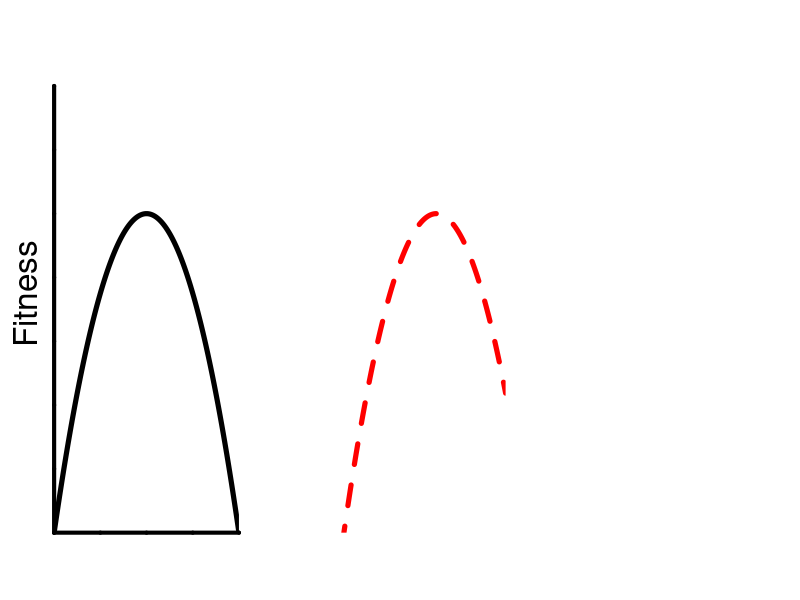
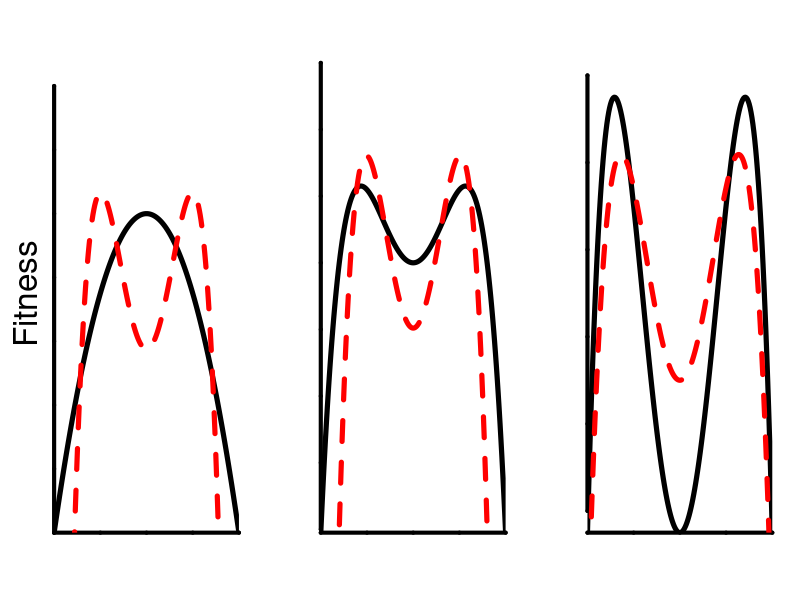

Write R code to recreate these figures, in order.
# Description  ------------------------------------------------------------
#### ### ### ## #### ### ### ## #### ### ### ## 
# Fake fitness landscapes 
# Fitness test theoretical fitness landscapes 
# Created by Marc-Olivier Beausoleil
# 20??
# Why: 
  # Simple schematic representations of fitness landscapes in 2D 
  # Gets the basics of directional, stabilizing and disruptive selection
# Requires:
# NOTES: 
# Reference : 
#### ### ### ## #### ### ### ## #### ### ### ## 

par(mfrow=c(1,3))
q.fun = function(x, xlab = xlab,
                 ylab = "Fitness",
                 lwd = 3,cex.text = 1,
                 col.main = "black", 
                 col.line = "red", 
                 col.box = "black", 
                 col.text = "black") {
  y = -x^2
  plot(y~x, type = "l", axes=FALSE, xaxs="i",yaxs="i",
       frame.plot=FALSE, 
       xlab="", ylab = "",lwd = lwd, col = col.main,
       ylim = c(min(y),max(y)+5000))
  mtext(side=2,text=ylab,line = 1.1, col = col.text, cex = cex.text)
  mtext(side=1,text=xlab,line = 1.1, col = col.text, cex = cex.text)
  axis(side = 1, labels = FALSE, tck = 0.000000001, lwd = 4, col = col.box)
  axis(side = 2, labels = FALSE, tck = 0.000000001, lwd = 4, col = col.box)
  
  y2 = -3*x^2+3500
  points(y2~x, type = "l", lty = 2, lwd = lwd,
         col = col.line)
}
# col.main = "white"
col.main = "black"
xlab = ""
q.fun(-100:100,xlab = xlab,lwd = 5,cex.text = 2,
      ylab = "Fitness", col.line = NA,
      col.main = col.main,col.box = col.main, col.text = col.main)


l.fun = function(x, xlab = "Phenotype",ylab = "Fitness",lwd = 3,cex.text = 1,
                 col.main = "black", col.line = "red", col.box = "black", col.text = "black") {
  y = -x^2
  plot(y ~ x, type = "l", 
       axes=FALSE, xaxs="i",yaxs="i",
       frame.plot=FALSE, 
       xlab="", ylab = "",
       lwd = lwd, col = col.main,
       ylim = c(min(y),max(y)+5000))
  mtext(side=2,text=ylab,line = 1.1, col = col.text, cex = cex.text)
  mtext(side=1,text=xlab,line = 1.1, col = col.text, cex = cex.text)
  axis(side = 1, labels = FALSE, tck = 0.000000001, lwd = 4, col = col.box)
  axis(side = 2, labels = FALSE, tck = 0.000000001, lwd = 4, col = col.box)
  
  y2 = -(x-25)^2
  points(y2~x, type = "l", lty = 2, lwd = lwd,
         col = col.line)
}
par(bg = NA)
l.fun(-100:100,
      xlab = xlab,lwd = 5,cex.text = 2,
      ylab = "Fitness", 
      col.line = "red",
      col.main = "white",
      col.box = "white", 
      col.text = "white")



par(mfrow=c(1,3),bg = NA)
d.fun = function(x, xlab = xlab,
                 ylab = "Fitness",
                 lwd = 3,
                 cex.text = 1,
                 col.main = "black", 
                 col.line = "red", 
                 col.box = "black", 
                 col.text = "black") {
  y = -x^2
  plot(y~x, type = "l", 
       axes=FALSE,
       frame.plot=FALSE, 
       xlab="", 
       ylab = "",
       xaxs="i",
       yaxs="i",
       ylim = c(min(y), max(y)+5000),
       lwd = lwd, col = col.main)
  mtext(side=2,text = ylab,line = 1.1, 
        col = col.text, cex = cex.text)
  mtext(side=1,text = xlab,line = 1.1, 
        col = col.text, cex = cex.text)
  # box(lty = 1, col = col.box, lwd = lwd)
  axis(side = 1, labels = FALSE, tck = 0.000000001, lwd = 4, col = col.box)
  axis(side = 2, labels = FALSE, tck = 0.000000001, lwd = 4, col = col.box)
  
  y2 =-x*-x*(-x/35-2)*(x/35-2)-4250
  points(y2~x, type = "l", 
         lty = 2, lwd = lwd,
         col = col.line)
  return(y2)
}

pt = d.fun(x = -100:100,
           xlab = xlab,
           lwd = 5, 
           cex.text = 2,
           ylab = "Fitness", 
           col.line = "red",
           col.main = col.main,
           col.box = col.main, 
           col.text = col.main)

# x = -100:100
# points(pt~x, type = "l", lty = 2,col = "red")


# dev.off()
par(bg = NA)
d.fun = function(x, xlab = "Phenotype",ylab = "Fitness",lwd = 3,cex.text = 1,
                 col.main = "black", col.line = "red", col.box = "black", col.text = "black") {
  y = -3*x*-3*x*(-x/40-2)*(x/40-2)-50000
  plot(y~x, type = "l", 
       axes=FALSE,
       frame.plot=FALSE, xlab="", ylab = "",xaxs="i",yaxs="i",
       ylim = c(min(y),max(y)+99000),lwd = lwd, col = col.main)
  mtext(side=2,text = ylab,line = 1.1, col = col.text, cex = cex.text)
  mtext(side=1,text = xlab,line = 1.1, col = col.text, cex = cex.text)
  # box(lty = 1, col = col.box, lwd = lwd)
  axis(side = 1, labels = FALSE, tck = 0.000000001, lwd = 4, col = col.box)
  axis(side = 2, labels = FALSE, tck = 0.000000001, lwd = 4, col = col.box)
  
  y2 =-5*x*-5*x*(-x/36-2)*(x/36-2)-99000
  points(y2~x, type = "l", lty = 2, lwd = lwd,
         col = col.line)
  return(y2)
}

pt = d.fun(x = -100:100,
           xlab = xlab,lwd = 5,cex.text = 2,
           ylab = "", 
           col.line = "red",
           col.main = col.main,
           col.box = col.main, col.text = col.main)

# x = -100:100
# points(pt~x, type = "l", lty = 2,col = "red")

# dev.off()
par(bg = NA)
d.fun = function(x, xlab = "Phenotype",ylab = "Fitness",lwd = 3,cex.text = 1,
                 col.main = "black", col.line = "red", col.box = "black", col.text = "black") {
  y = -10*x*-10*x*(-x/50-2)*(x/50-2)-50000
  plot(y~x, type = "l", 
       axes=FALSE,
       frame.plot=FALSE, xlab="", ylab = "",xaxs="i",yaxs="i",
       ylim = c(min(y),max(y)+99000),lwd = lwd, col = col.main)
  mtext(side=2,text = ylab,line = 1.1, col = col.text, cex = cex.text)
  mtext(side=1,text = xlab,line = 1.1, col = col.text, cex = cex.text)
  # box(lty = 1, col = col.box, lwd = lwd)
  axis(side = 1, labels = FALSE, tck = 0.000000001, lwd = 4, col = col.box)
  axis(side = 2, labels = FALSE, tck = 0.000000001, lwd = 4, col = col.box)
  
  y2 =-8*x*-8*x*(-x/45-2)*(x/45-2)+300000
  points(y2~x, type = "l", lty = 2, lwd = lwd,
         col = col.line)
  return(y2)
}

pt = d.fun(x = -100:100,
           xlab = xlab,lwd = 5,cex.text = 2,
           ylab = "", col.line = "red",col.main = col.main,col.box = col.main, col.text = col.main)

# x = -100:100
# points(pt~x, type = "l", lty = 2,col = "red")

